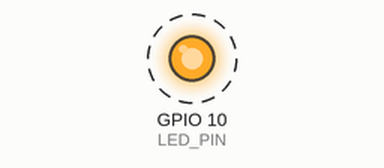
Bench run of a program on a simulated Seeed XIAO ESP32-C3. Parts: output pins drawn as LEDs (lit = HIGH). Dashed ring = blinking. Nothing arrives over Bluetooth unless stated; what the program prints to the serial monitor is not drawn.

Above: at 0.7 s.
Timing chart, 0 to 3.2 s (numbered marks = the images above):
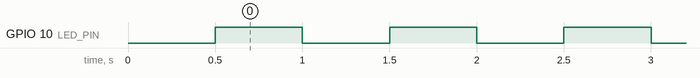

Measured:
- by itself, GPIO 10 (LED_PIN): alternates HIGH for 0.50 s and LOW for 0.50 s

The program:

main.cpp
```cpp
#include <Arduino.h>
#include <NimBLEDevice.h>

#define BADGE_ID "SPOTTR"

#define LED_PIN 10
#define LED_ACTIVE_LOW false
#define BLINK_INTERVAL 500

NimBLEAdvertising *adv;
static bool advertising = false;

static void ledWrite(bool on)
{
    digitalWrite(LED_PIN, (on != LED_ACTIVE_LOW) ? HIGH : LOW);
}

void setup()
{
    Serial.begin(115200);
    delay(200);

    pinMode(LED_PIN, OUTPUT);
    ledWrite(false);

    Serial.println();
    Serial.println("Spottr Badge booting...");

    NimBLEDevice::init(BADGE_ID);

    String mac = NimBLEDevice::getAddress().toString().c_str();
    Serial.println("Badge MAC: " + mac);

    NimBLEAdvertisementData advData;
    advData.setName(BADGE_ID);

    adv = NimBLEDevice::getAdvertising();
    adv->setAdvertisementData(advData);
    adv->start();

    advertising = true;
    Serial.println("Advertising as " BADGE_ID);
}

void loop()
{
    static unsigned long lastBlink = 0;
    static bool ledOn = false;

    if (advertising && millis() - lastBlink >= BLINK_INTERVAL)
    {
        lastBlink = millis();
        ledOn = !ledOn;
        ledWrite(ledOn);
    }
}
```
